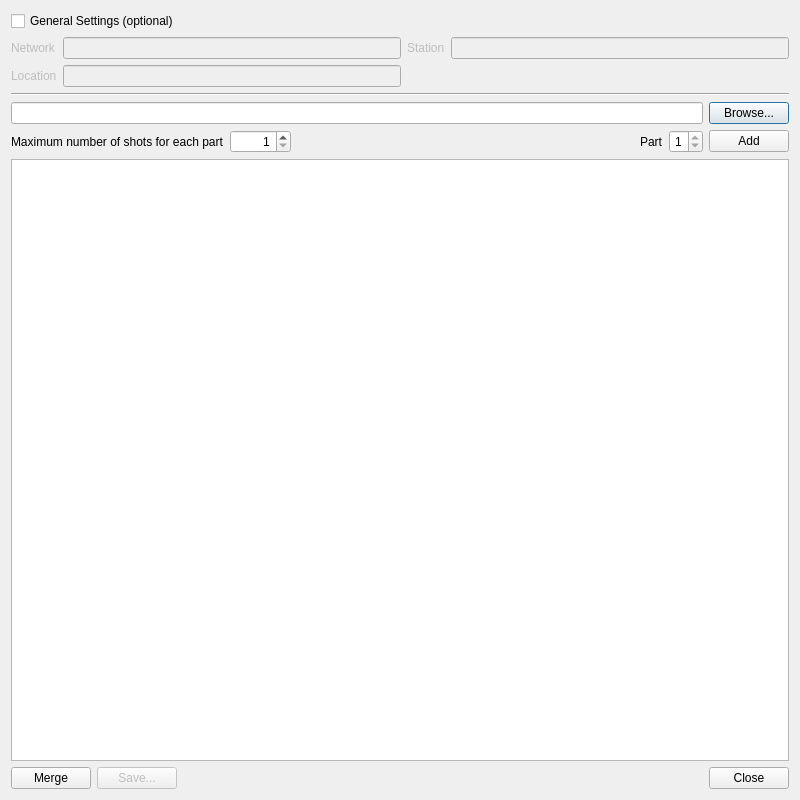
<?xml version="1.0" encoding="UTF-8"?>
<ui version="4.0">
 <class>merge_shots</class>
 <widget class="QDialog" name="merge_shots">
  <property name="geometry">
   <rect>
    <x>0</x>
    <y>0</y>
    <width>800</width>
    <height>800</height>
   </rect>
  </property>
  <property name="minimumSize">
   <size>
    <width>300</width>
    <height>150</height>
   </size>
  </property>
  <property name="windowTitle">
   <string>Dialog</string>
  </property>
  <layout class="QVBoxLayout" name="verticalLayout_3">
   <item>
    <layout class="QVBoxLayout" name="verticalLayout_2">
     <item>
      <widget class="QCheckBox" name="checkBox_general">
       <property name="enabled">
        <bool>true</bool>
       </property>
       <property name="text">
        <string>General Settings (optional)</string>
       </property>
      </widget>
     </item>
     <item>
      <layout class="QGridLayout" name="gridLayout">
       <item row="1" column="0">
        <widget class="QLabel" name="label_location">
         <property name="enabled">
          <bool>false</bool>
         </property>
         <property name="text">
          <string>Location</string>
         </property>
        </widget>
       </item>
       <item row="1" column="1">
        <widget class="QLineEdit" name="lineEdit_location">
         <property name="enabled">
          <bool>false</bool>
         </property>
        </widget>
       </item>
       <item row="0" column="2">
        <widget class="QLabel" name="label_station">
         <property name="enabled">
          <bool>false</bool>
         </property>
         <property name="text">
          <string>Station</string>
         </property>
        </widget>
       </item>
       <item row="0" column="0">
        <widget class="QLabel" name="label_network">
         <property name="enabled">
          <bool>false</bool>
         </property>
         <property name="text">
          <string>Network</string>
         </property>
        </widget>
       </item>
       <item row="0" column="1">
        <widget class="QLineEdit" name="lineEdit_network">
         <property name="enabled">
          <bool>false</bool>
         </property>
        </widget>
       </item>
       <item row="0" column="3">
        <widget class="QLineEdit" name="lineEdit_station">
         <property name="enabled">
          <bool>false</bool>
         </property>
        </widget>
       </item>
      </layout>
     </item>
    </layout>
   </item>
   <item>
    <widget class="Line" name="line">
     <property name="orientation">
      <enum>Qt::Horizontal</enum>
     </property>
    </widget>
   </item>
   <item>
    <layout class="QVBoxLayout" name="verticalLayout">
     <item>
      <layout class="QHBoxLayout" name="horizontalLayout_2">
       <item>
        <widget class="QLineEdit" name="lineEdit_input"/>
       </item>
       <item>
        <widget class="QPushButton" name="pushButton_browse">
         <property name="text">
          <string>Browse...</string>
         </property>
        </widget>
       </item>
      </layout>
     </item>
     <item>
      <layout class="QHBoxLayout" name="horizontalLayout">
       <item>
        <widget class="QLabel" name="label_2">
         <property name="text">
          <string>Maximum number of shots for each part</string>
         </property>
        </widget>
       </item>
       <item>
        <widget class="QSpinBox" name="spinBox_nshots">
         <property name="alignment">
          <set>Qt::AlignRight|Qt::AlignTrailing|Qt::AlignVCenter</set>
         </property>
         <property name="minimum">
          <number>1</number>
         </property>
         <property name="maximum">
          <number>10000</number>
         </property>
        </widget>
       </item>
       <item>
        <spacer name="horizontalSpacer_2">
         <property name="orientation">
          <enum>Qt::Horizontal</enum>
         </property>
         <property name="sizeHint" stdset="0">
          <size>
           <width>10</width>
           <height>20</height>
          </size>
         </property>
        </spacer>
       </item>
       <item>
        <widget class="QLabel" name="label">
         <property name="text">
          <string>Part</string>
         </property>
        </widget>
       </item>
       <item>
        <widget class="QSpinBox" name="spinBox_part">
         <property name="alignment">
          <set>Qt::AlignRight|Qt::AlignTrailing|Qt::AlignVCenter</set>
         </property>
         <property name="minimum">
          <number>1</number>
         </property>
         <property name="maximum">
          <number>1</number>
         </property>
        </widget>
       </item>
       <item>
        <widget class="QPushButton" name="pushButton_add">
         <property name="text">
          <string>Add</string>
         </property>
        </widget>
       </item>
      </layout>
     </item>
    </layout>
   </item>
   <item>
    <widget class="QTableView" name="tableView">
     <property name="alternatingRowColors">
      <bool>true</bool>
     </property>
     <property name="showGrid">
      <bool>true</bool>
     </property>
    </widget>
   </item>
   <item>
    <layout class="QHBoxLayout" name="horizontalLayout_3">
     <item>
      <widget class="QPushButton" name="pushButton_merge">
       <property name="text">
        <string>Merge</string>
       </property>
      </widget>
     </item>
     <item>
      <widget class="QPushButton" name="pushButton_save">
       <property name="enabled">
        <bool>false</bool>
       </property>
       <property name="text">
        <string>Save...</string>
       </property>
      </widget>
     </item>
     <item>
      <widget class="QDialogButtonBox" name="buttonBox">
       <property name="orientation">
        <enum>Qt::Horizontal</enum>
       </property>
       <property name="standardButtons">
        <set>QDialogButtonBox::Close</set>
       </property>
      </widget>
     </item>
    </layout>
   </item>
  </layout>
 </widget>
 <resources/>
 <connections>
  <connection>
   <sender>buttonBox</sender>
   <signal>accepted()</signal>
   <receiver>merge_shots</receiver>
   <slot>accept()</slot>
   <hints>
    <hint type="sourcelabel">
     <x>248</x>
     <y>254</y>
    </hint>
    <hint type="destinationlabel">
     <x>157</x>
     <y>274</y>
    </hint>
   </hints>
  </connection>
  <connection>
   <sender>buttonBox</sender>
   <signal>rejected()</signal>
   <receiver>merge_shots</receiver>
   <slot>reject()</slot>
   <hints>
    <hint type="sourcelabel">
     <x>316</x>
     <y>260</y>
    </hint>
    <hint type="destinationlabel">
     <x>286</x>
     <y>274</y>
    </hint>
   </hints>
  </connection>
 </connections>
</ui>
